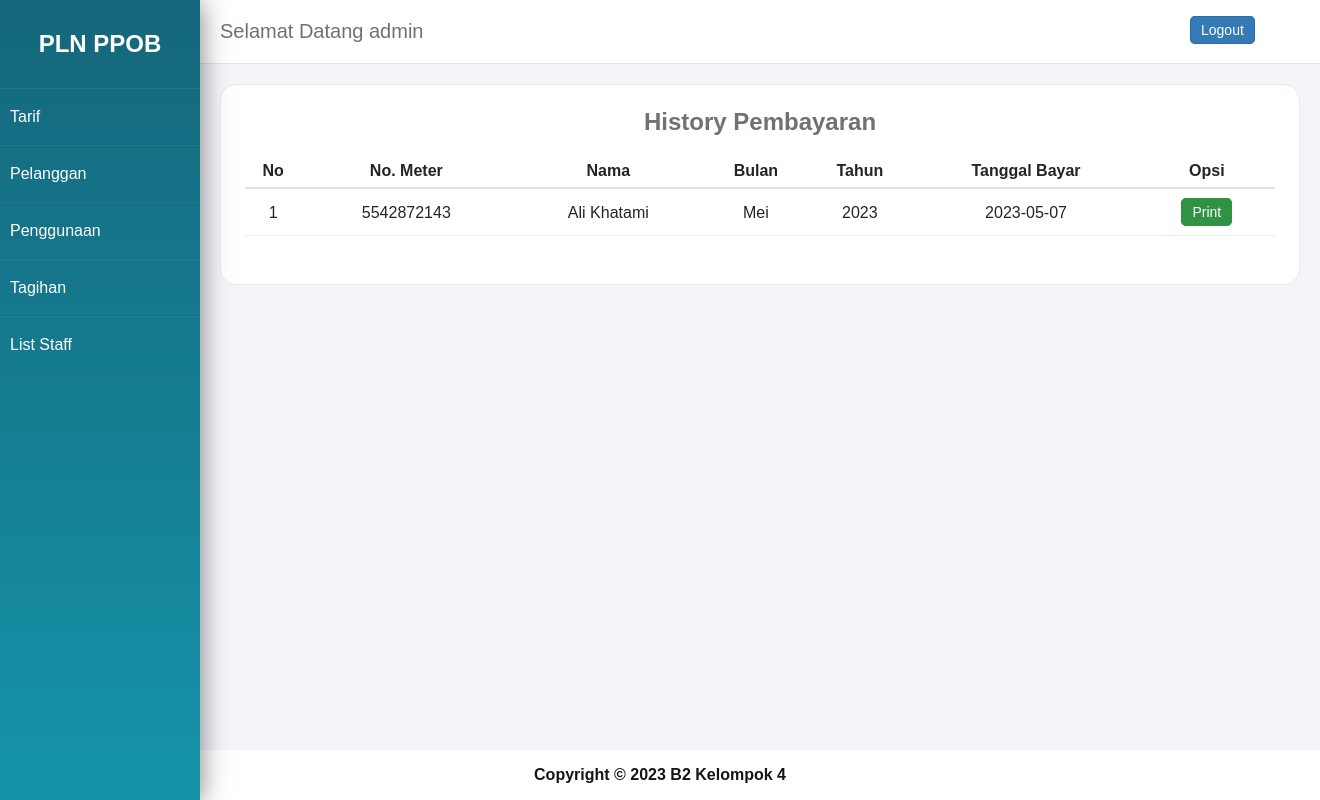
The app's page /admin.php?page=history (signed in) with its own data.
### tables this page shows
CREATE TABLE `pembayaran` (
  `id_pembayaran` int NOT NULL,
  `id_login` int NOT NULL,
  `id_tagihan` int NOT NULL,
  `tanggal_bayar` date NOT NULL,
  `biaya_admin` int NOT NULL,
  `biaya_tagihan` int NOT NULL
);

CREATE TABLE `meter` (
  `id_meter` int NOT NULL,
  `no_meter` varchar(12) DEFAULT NULL,
  `pemilik` varchar(100) NOT NULL,
  `alamat` text NOT NULL,
  `telp` varchar(13) NOT NULL,
  `id_tarif` int NOT NULL,
  `id_login` int NOT NULL,
  `status` tinyint NOT NULL
);

CREATE TABLE `penggunaan` (
  `id_penggunaan` int NOT NULL,
  `no_meter` varchar(12) NOT NULL,
  `bulan` int NOT NULL,
  `tahun` int NOT NULL,
  `meter_awal` int NOT NULL,
  `meter_akhir` int NOT NULL
);

### include/config.php (called while the page is built, shortened)
<?php
function bulan($angka)
{
    switch ($angka) {
        case 5:
            $bulan = "Mei";
            break;
    }
    return $bulan;
}

### pembayaran/history.php (the view)
<h2 align="center">History Pembayaran</h2>
<table class="mt-2">
    <tr>
        <th>No</th>
        <th>No. Meter</th>
        <th>Nama</th>
        <th>Bulan</th>
        <th>Tahun</th>
        <th>Tanggal Bayar</th>
        <th>Opsi</th>
    </tr>
    <?php
        $no = 1;
        $sql = mysqli_query($conn, "SELECT * FROM pembayaran INNER JOIN tagihan ON pembayaran.id_tagihan = tagihan.id_tagihan INNER JOIN penggunaan ON penggunaan.id_penggunaan = tagihan.id_penggunaan INNER JOIN meter ON meter.no_meter = penggunaan.no_meter");
        while($row = mysqli_fetch_assoc($sql)){
    ?>
    <tr>
        <td><?php echo $no++ ?></td>
        <td><?php echo $row['no_meter'] ?></td>
        <td><?php echo $row['pemilik'] ?></td>
        <td><?php echo bulan($row['bulan']) ?></td>
        <td><?php echo $row['tahun'] ?></td>
        <td><?php echo $row['tanggal_bayar'] ?></td>
        <td><a href="pembayaran/print.php?byr=<?php echo $row['id_tagihan'] ?>" class="btn-xs btn-hijau" target="_blank">Print</a></td>
    </tr>
        <?php } ?>
</table>

### admin.php (shortened to what this page needs)
<?php
include 'include/config.php';
$username = $_SESSION['username'];
$sql = "SELECT nama FROM login WHERE username='$username'";
$result = mysqli_query($conn, $sql);
$row = mysqli_fetch_assoc($result);
$nama = $row['nama'];
?>
<!DOCTYPE html>
<html lang="en">
<head>
    <link rel="stylesheet" href="style.css">
</head>
<body>
    <div class="wrapper">
        <div class="sidebar">
            <h2>PLN PPOB</h2>
            <ul>
                <li><a href="admin.php?page=tarif">Tarif</a></li>
                <li><a href="admin.php?page=pelanggan">Pelanggan</a></li>
                <li><a href="admin.php?page=penggunaan">Penggunaan</a></li>
                <li><a href="admin.php?page=tagihan">Tagihan</a></li>
                <li><a href="admin.php?page=listStaff">List Staff</a></li>
            </ul>
        </div>
        <div class="main_content">
            <div class="header">
                <div class="header-brand">Selamat Datang <?php echo $nama; ?></div>
                <div class="header-item">
                    <a href="logout.php" class="btn-xs btn-biru">Logout</a>
                </div>
            </div>
            <div class="info">
                <?php
                if (isset($_GET['page'])) {
                    if ($_GET['page'] == 'tarif') {
                        include 'tarif/tarif.php';
                    } elseif ($_GET['page'] == 'addTarif') {
                        include 'tarif/add.php';
                    } elseif ($_GET['page'] == 'editTarif') {
                        include 'tarif/edit.php';
                    } elseif ($_GET['page'] == 'deleteTarif') {
                        include 'tarif/delete.php';
                    } elseif ($_GET['page'] == 'pelanggan') {
                        include 'pelanggan/pelanggan.php';
                    } elseif ($_GET['page'] == 'activatePelanggan') {
                        include 'pelanggan/aktifasi.php';
                    } elseif ($_GET['page'] == 'addPelanggan') {
                        include 'pelanggan/add.php';
                    } elseif ($_GET['page'] == 'editPelanggan') {
                        include 'pelanggan/edit.php';
                    } elseif ($_GET['page'] == 'deletePelanggan') {
                        include 'pelanggan/delete.php';
                    } elseif ($_GET['page'] == 'penggunaan') {
                        include 'penggunaan/penggunaan.php';
                    } elseif ($_GET['page'] == 'tagihan') {
                        include 'tagihan/tagihan.php';
                    } elseif ($_GET['page'] == 'addPenggunaan') {
                        include 'penggunaan/add.php';
                    } elseif ($_GET['page'] == 'editPenggunaan') {
                        include 'penggunaan/edit.php';
                    } elseif ($_GET['page'] == 'addMakhir') {
                        include 'penggunaan/addMakhir.php';
                    } elseif ($_GET['page'] == 'history') {
                        include 'pembayaran/history.php';
                    } elseif ($_GET['page'] == 'petugas') {
                        include 'petugas/petugas.php';
                    } elseif ($_GET['page'] == 'addPetugas') {
                        include 'petugas/add.php';
                    } elseif ($_GET['page'] == 'listStaff') {
                        include 'list_staff/staff.php';
                    } elseif ($_GET['page'] == 'addStaff') {
                        include 'list_staff/add.php';
                    } elseif ($_GET['page'] == 'editStaff') {
                        include 'list_staff/edit.php';
                    } elseif ($_GET['page'] == 'deleteStaff') {
                        include 'list_staff/delete.php';
                    }
                } else {
                    include 'tarif/tarif.php';
                }
                ?>
            </div>
        </div>
    </div>
    <div class="footer footer2">
        <p align="center">Copyright &copy; 2023 B2 Kelompok 4</p>
    </div>
</body>
</html>

### style.css (style rules this page uses)
* { margin: 0; padding: 0; box-sizing: border-box; list-style: none; text-decoration: none; font-family: 'Merryweather', sans-serif; }
body { background-color: #f3f5f9; }
.wrapper { display: flex; position: relative; }
.wrapper .sidebar { width: 200px; height: 100%; background: linear-gradient(#15677B, #1593A9 ); padding: 30px 0px; position: fixed; box-shadow: 0 2px 22px 0 rgba(0,0,0,.2), 0 2px 30px 0 rgba(0,0,0,.35); z-index: 5; }
.wrapper .sidebar h2 { color: #fff; text-transform: uppercase; text-align: center; margin-bottom: 30px; }
.wrapper .sidebar ul li { padding: 10px; border-bottom: 1px solid rgba(0,0,0,0.05); border-top: 1px solid rgba(255,255,255,0.05); line-height: 35px; }
.wrapper .sidebar ul li a { color: #fff; display: block; width: 100%; height: 100%; }
.wrapper .main_content { width: 100%; margin-left: 200px; }
.wrapper .main_content .header { padding: 20px; background: #fff; color: #717171; border-bottom: 1px solid #e0e4e8; display: inline-flex; width: 100%; }
.wrapper .main_content .header .header-brand { width: 950px; font-size: 20px; }
.wrapper .main_content .header .header-item { width: 100px; font-size: 16px; margin-left: 20px; }
.wrapper .main_content .info { background-color: #fff; margin: 20px; color: #717171; line-height: 25px; border: 1px solid #eaeaea; padding: 24px; border-radius: 16px; }
.mt-2 { margin-top: 20px; }
table { width: 100%; border-collapse: collapse; color: #212529; background-color: transparent; margin-bottom: 24px; border-radius: 5px; }
table th { vertical-align: bottom; padding: 4px; border-bottom: 2px solid #dee2e6; text-align: center; }
table tr { text-align: center; }
table td { border-top: 1px solid #eee; border-bottom: 1px solid #eee; padding: 10px; }
.btn-xs { font-weight: 400; font-size: 14px; padding: 5px 10px; cursor: pointer; border: 1px solid transparent; vertical-align: middle; border-radius: 5px; }
.btn-hijau { color: #fff; background-color:#309245; border-color:#309245; }
.btn-biru { color: #fff; background-color:#337ab7; border-color:#2e6da4; }
a { transition: all 0.3s ease-in-out 0s; text-decoration: none; }
.footer { font-weight: 600; width: 100%; height: 50px; line-height: 50px; position: fixed; bottom: 0px; }
.footer2 { background: #fff; color : rgb(22, 21, 21); }

### records on screen
pembayaran: meter.no_meter "5542872143", meter.pemilik "Ali Khatami", penggunaan.bulan "Mei", penggunaan.tahun "2023", tanggal_bayar "2023-05-07"

### other values on screen
$nama "admin"
